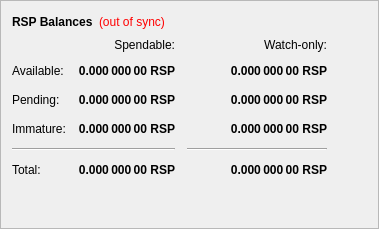
        <widget class="QFrame" name="frame">
         <property name="frameShape">
          <enum>QFrame::StyledPanel</enum>
         </property>
         <property name="frameShadow">
          <enum>QFrame::Raised</enum>
         </property>
         <layout class="QVBoxLayout" name="verticalLayout_4">
          <item>
           <layout class="QHBoxLayout" name="horizontalLayout_4">
            <item>
             <widget class="QLabel" name="label_5">
              <property name="font">
               <font>
                <weight>75</weight>
                <bold>true</bold>
               </font>
              </property>
              <property name="text">
               <string>RSP Balances</string>
              </property>
             </widget>
            </item>
            <item>
             <widget class="QLabel" name="labelWalletStatus">
              <property name="cursor">
               <cursorShape>WhatsThisCursor</cursorShape>
              </property>
              <property name="toolTip">
               <string>The displayed information may be out of date. Your wallet automatically synchronizes with the Respawn network after a connection is established, but this process has not completed yet.</string>
              </property>
              <property name="styleSheet">
               <string notr="true">QLabel { color: red; }</string>
              </property>
              <property name="text">
               <string notr="true">(out of sync)</string>
              </property>
              <property name="alignment">
               <set>Qt::AlignLeading|Qt::AlignLeft|Qt::AlignVCenter</set>
              </property>
             </widget>
            </item>
            <item>
             <spacer name="horizontalSpacer_3">
              <property name="orientation">
               <enum>Qt::Horizontal</enum>
              </property>
              <property name="sizeHint" stdset="0">
               <size>
                <width>40</width>
                <height>20</height>
               </size>
              </property>
             </spacer>
            </item>
           </layout>
          </item>
          <item>
           <layout class="QGridLayout" name="gridLayout">
            <property name="spacing">
             <number>12</number>
            </property>
            <item row="2" column="2">
             <widget class="QLabel" name="labelWatchPending">
              <property name="font">
               <font>
                <weight>75</weight>
                <bold>true</bold>
               </font>
              </property>
              <property name="cursor">
               <cursorShape>IBeamCursor</cursorShape>
              </property>
              <property name="toolTip">
               <string>Unconfirmed transactions to watch-only addresses</string>
              </property>
              <property name="text">
               <string notr="true">0.000 000 00 RSP</string>
              </property>
              <property name="alignment">
               <set>Qt::AlignRight|Qt::AlignTrailing|Qt::AlignVCenter</set>
              </property>
              <property name="textInteractionFlags">
               <set>Qt::LinksAccessibleByMouse|Qt::TextSelectableByKeyboard|Qt::TextSelectableByMouse</set>
              </property>
             </widget>
            </item>
            <item row="2" column="1">
             <widget class="QLabel" name="labelUnconfirmed">
              <property name="font">
               <font>
                <weight>75</weight>
                <bold>true</bold>
               </font>
              </property>
              <property name="cursor">
               <cursorShape>IBeamCursor</cursorShape>
              </property>
              <property name="toolTip">
               <string>Total of transactions that have yet to be confirmed, and do not yet count toward the spendable balance</string>
              </property>
              <property name="text">
               <string notr="true">0.000 000 00 RSP</string>
              </property>
              <property name="alignment">
               <set>Qt::AlignRight|Qt::AlignTrailing|Qt::AlignVCenter</set>
              </property>
              <property name="textInteractionFlags">
               <set>Qt::LinksAccessibleByMouse|Qt::TextSelectableByKeyboard|Qt::TextSelectableByMouse</set>
              </property>
             </widget>
            </item>
            <item row="3" column="2">
             <widget class="QLabel" name="labelWatchImmature">
              <property name="font">
               <font>
                <weight>75</weight>
                <bold>true</bold>
               </font>
              </property>
              <property name="cursor">
               <cursorShape>IBeamCursor</cursorShape>
              </property>
              <property name="toolTip">
               <string>Staked or masternode rewards in watch-only addresses that has not yet matured</string>
              </property>
              <property name="text">
               <string notr="true">0.000 000 00 RSP</string>
              </property>
              <property name="alignment">
               <set>Qt::AlignRight|Qt::AlignTrailing|Qt::AlignVCenter</set>
              </property>
              <property name="textInteractionFlags">
               <set>Qt::LinksAccessibleByMouse|Qt::TextSelectableByKeyboard|Qt::TextSelectableByMouse</set>
              </property>
             </widget>
            </item>
            <item row="4" column="0" colspan="2">
             <widget class="Line" name="lineSpendableBalance">
              <property name="orientation">
               <enum>Qt::Horizontal</enum>
              </property>
             </widget>
            </item>
            <item row="4" column="2">
             <widget class="Line" name="lineWatchBalance">
              <property name="sizePolicy">
               <sizepolicy hsizetype="Preferred" vsizetype="Fixed">
                <horstretch>0</horstretch>
                <verstretch>0</verstretch>
               </sizepolicy>
              </property>
              <property name="minimumSize">
               <size>
                <width>140</width>
                <height>0</height>
               </size>
              </property>
              <property name="orientation">
               <enum>Qt::Horizontal</enum>
              </property>
             </widget>
            </item>
            <item row="5" column="0">
             <widget class="QLabel" name="labelTotalText">
              <property name="text">
               <string>Total:</string>
              </property>
             </widget>
            </item>
            <item row="3" column="1">
             <widget class="QLabel" name="labelImmature">
              <property name="font">
               <font>
                <weight>75</weight>
                <bold>true</bold>
               </font>
              </property>
              <property name="cursor">
               <cursorShape>IBeamCursor</cursorShape>
              </property>
              <property name="toolTip">
               <string>Staked or masternode rewards that has not yet matured</string>
              </property>
              <property name="text">
               <string notr="true">0.000 000 00 RSP</string>
              </property>
              <property name="alignment">
               <set>Qt::AlignRight|Qt::AlignTrailing|Qt::AlignVCenter</set>
              </property>
              <property name="textInteractionFlags">
               <set>Qt::LinksAccessibleByMouse|Qt::TextSelectableByKeyboard|Qt::TextSelectableByMouse</set>
              </property>
             </widget>
            </item>
            <item row="2" column="3">
             <spacer name="horizontalSpacer_2">
              <property name="orientation">
               <enum>Qt::Horizontal</enum>
              </property>
              <property name="sizeHint" stdset="0">
               <size>
                <width>40</width>
                <height>20</height>
               </size>
              </property>
             </spacer>
            </item>
            <item row="3" column="0">
             <widget class="QLabel" name="labelImmatureText">
              <property name="text">
               <string>Immature:</string>
              </property>
             </widget>
            </item>
            <item row="5" column="1">
             <widget class="QLabel" name="labelTotal">
              <property name="font">
               <font>
                <weight>75</weight>
                <bold>true</bold>
               </font>
              </property>
              <property name="cursor">
               <cursorShape>IBeamCursor</cursorShape>
              </property>
              <property name="toolTip">
               <string>Your current total balance</string>
              </property>
              <property name="text">
               <string notr="true">0.000 000 00 RSP</string>
              </property>
              <property name="alignment">
               <set>Qt::AlignRight|Qt::AlignTrailing|Qt::AlignVCenter</set>
              </property>
              <property name="textInteractionFlags">
               <set>Qt::LinksAccessibleByMouse|Qt::TextSelectableByKeyboard|Qt::TextSelectableByMouse</set>
              </property>
             </widget>
            </item>
            <item row="5" column="2">
             <widget class="QLabel" name="labelWatchTotal">
              <property name="font">
               <font>
                <weight>75</weight>
                <bold>true</bold>
               </font>
              </property>
              <property name="cursor">
               <cursorShape>IBeamCursor</cursorShape>
              </property>
              <property name="toolTip">
               <string>Current total balance in watch-only addresses</string>
              </property>
              <property name="text">
               <string notr="true">0.000 000 00 RSP</string>
              </property>
              <property name="alignment">
               <set>Qt::AlignRight|Qt::AlignTrailing|Qt::AlignVCenter</set>
              </property>
              <property name="textInteractionFlags">
               <set>Qt::LinksAccessibleByMouse|Qt::TextSelectableByKeyboard|Qt::TextSelectableByMouse</set>
              </property>
             </widget>
            </item>
            <item row="0" column="2">
             <widget class="QLabel" name="labelWatchonly">
              <property name="text">
               <string>Watch-only:</string>
              </property>
              <property name="alignment">
               <set>Qt::AlignRight|Qt::AlignTrailing|Qt::AlignVCenter</set>
              </property>
             </widget>
            </item>
            <item row="1" column="0">
             <widget class="QLabel" name="labelBalanceText">
              <property name="text">
               <string>Available:</string>
              </property>
             </widget>
            </item>
            <item row="1" column="1">
             <widget class="QLabel" name="labelBalance">
              <property name="font">
               <font>
                <weight>75</weight>
                <bold>true</bold>
               </font>
              </property>
              <property name="cursor">
               <cursorShape>IBeamCursor</cursorShape>
              </property>
              <property name="toolTip">
               <string>Your current spendable balance</string>
              </property>
              <property name="text">
               <string notr="true">0.000 000 00 RSP</string>
              </property>
              <property name="alignment">
               <set>Qt::AlignRight|Qt::AlignTrailing|Qt::AlignVCenter</set>
              </property>
              <property name="textInteractionFlags">
               <set>Qt::LinksAccessibleByMouse|Qt::TextSelectableByKeyboard|Qt::TextSelectableByMouse</set>
              </property>
             </widget>
            </item>
            <item row="1" column="2">
             <widget class="QLabel" name="labelWatchAvailable">
              <property name="font">
               <font>
                <weight>75</weight>
                <bold>true</bold>
               </font>
              </property>
              <property name="cursor">
               <cursorShape>IBeamCursor</cursorShape>
              </property>
              <property name="toolTip">
               <string>Your current balance in watch-only addresses</string>
              </property>
              <property name="text">
               <string notr="true">0.000 000 00 RSP</string>
              </property>
              <property name="alignment">
               <set>Qt::AlignRight|Qt::AlignTrailing|Qt::AlignVCenter</set>
              </property>
              <property name="textInteractionFlags">
               <set>Qt::LinksAccessibleByMouse|Qt::TextSelectableByKeyboard|Qt::TextSelectableByMouse</set>
              </property>
             </widget>
            </item>
            <item row="2" column="0">
             <widget class="QLabel" name="labelPendingText">
              <property name="text">
               <string>Pending:</string>
              </property>
             </widget>
            </item>
            <item row="0" column="1">
             <widget class="QLabel" name="labelSpendable">
              <property name="text">
               <string>Spendable:</string>
              </property>
              <property name="alignment">
               <set>Qt::AlignRight|Qt::AlignTrailing|Qt::AlignVCenter</set>
              </property>
             </widget>
            </item>
           </layout>
          </item>
          <item>
           <spacer name="verticalSpacer_4">
            <property name="orientation">
             <enum>Qt::Vertical</enum>
            </property>
            <property name="sizeHint" stdset="0">
             <size>
              <width>20</width>
              <height>40</height>
             </size>
            </property>
           </spacer>
          </item>
         </layout>
        </widget>
